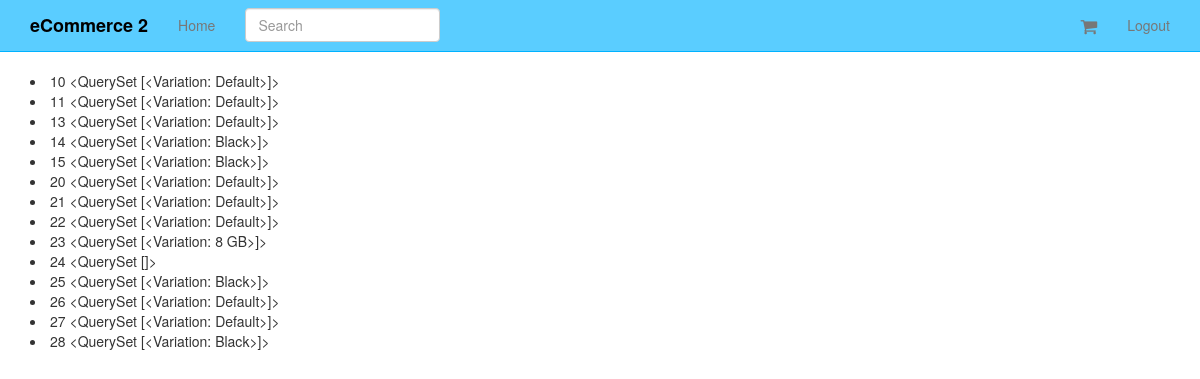
The page /orders/ (signed in) on the database as committed earlier.
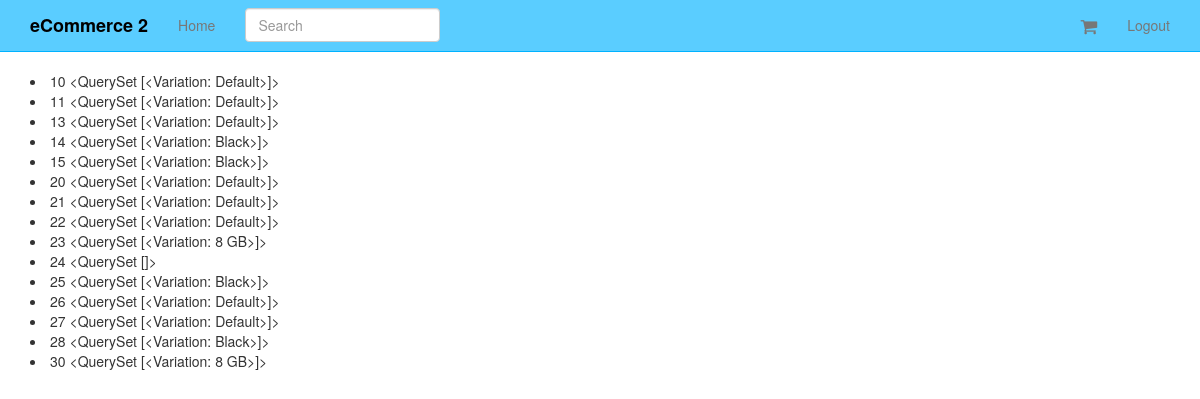
The same page on the database as committed later.
### orders/models.py (models this page shows, shortened)
class Order(models.Model):
	status = models.CharField(max_length=120, choices=ORDER_STATUS_CHOICES, default='created')
	cart = models.ForeignKey(Cart)
	user = models.ForeignKey(UserCheckout, null=True)
	billing_address = models.ForeignKey(UserAddress, related_name='billing_address', null=True)
	shipping_address = models.ForeignKey(UserAddress, related_name='shipping_address', null=True)
	shipping_total_price = models.DecimalField(max_digits=50, decimal_places=2, default=5.99)
	order_total = models.DecimalField(max_digits=50, decimal_places=2, )

### carts/models.py (models this page shows)
class Cart(models.Model):
	user = models.ForeignKey(settings.AUTH_USER_MODEL, null=True, blank=True)
	items = models.ManyToManyField(Variation, through=CartItem)
	timestamp = models.DateTimeField(auto_now_add=True, auto_now=False)
	updated = models.DateTimeField(auto_now_add=False, auto_now=True)
	subtotal = models.DecimalField(max_digits=50, decimal_places=2, default=25.00)
	tax_percentage  = models.DecimalField(max_digits=10, decimal_places=5, default=0.085)
	tax_total = models.DecimalField(max_digits=50, decimal_places=2, default=25.00)
	total = models.DecimalField(max_digits=50, decimal_places=2, default=25.00)
	def __unicode__(self):
		return str(self.id)
	def update_subtotal(self):
		print "updating..."
		subtotal = 0
		items = self.cartitem_set.all()
		for item in items:
			subtotal += item.line_item_total
		self.subtotal = "%.2f" %(subtotal)
		self.save()

### products/models.py (models this page shows, shortened)
class Variation(models.Model):
	product = models.ForeignKey(Product)
	title = models.CharField(max_length=120)
	price = models.DecimalField(decimal_places=2, max_digits=20)
	sale_price = models.DecimalField(decimal_places=2, max_digits=20, null=True, blank=True)
	active = models.BooleanField(default=True)
	inventory = models.IntegerField(null=True, blank=True) #refer none == unlimited amount
	def __unicode__(self):
		return self.title

### orders/views.py (the view)
# urls.py: url(r'^orders/$', OrderList.as_view(), name='orders'),
class OrderList(LoginRequiredMixin, ListView):
	queryset = Order.objects.all()
	def get_queryset(self):
		user_check_id = self.request.user.id
		user_checkout = UserCheckout.objects.get(id=user_check_id)
		return super(OrderList, self).get_queryset().filter(user=user_checkout)

### orders/mixins.py (called while the page is built)
	@method_decorator(login_required)
	def dispatch(self, request, *args, **kwargs):
		return super(LoginRequiredMixin, self).dispatch(request,*args, **kwargs)

### orders/templates/orders/order_list.html
{% extends "base.html" %}
{% block content %}
{% for object in object_list %}
<li>
{{ object.id }}
{{ object.cart.items.all }}
</li>
{% endfor %}
{% endblock %}

### templates/base.html (shortened to what this page needs)
{% load staticfiles %}
<!DOCTYPE html>
<html lang="en">
  <head>
    {% include 'head_css.html' %}
  </head>
  <body>
  {% include 'navbar.html' %}
    <div class="container">
            {% block content %}
            {% endblock %}
    </div>
  </body>
</html>

### templates/head_css.html
{% load staticfiles %}
    <link rel="stylesheet" href="//maxcdn.bootstrapcdn.com/font-awesome/4.3.0/css/font-awesome.min.css">
    <link href="{% static 'css/bootstrap.min.css' %}" rel="stylesheet">
    <link href="{% static 'css/navbar-static-top.css' %}" rel="stylesheet">
     <link href="{% static 'css/custom.css' %}" rel="stylesheet">

### templates/navbar.html (shortened to what this page needs)
   {% load staticfiles %}
    <nav class="navbar navbar-default navbar-static-top">
      <div class="container">
        <div class="navbar-header">
          <a class="navbar-brand" href="{% url 'home' %}">eCommerce 2</a>
        </div>
        <div id="navbar" class="navbar-collapse collapse">
          <ul class="nav navbar-nav">
            <li><a href="{% url 'home' %}">Home</a></li>
            <form class="navbar-form navbar-left" method="GET" role="search" action='{% url "products" %}'>
            <div class="form-group">
              <input type="text" class="form-control" placeholder="Search" name="q">
            </div>
          </form>
          </ul>
          <ul class="nav navbar-nav navbar-right">
          <li>
            <a href='{% url "cart" %}'><i class="fa fa-shopping-cart fa-navbar-cart"></i> </a>
          </li>
          {% if request.user.is_authenticated %}
            <li><a href="{% url 'auth_logout' %}">Logout</a></li>
            {% endif %}
          </ul>
        </div>
      </div>
    </nav>

### templates/javascript.html (shortened to what this page needs)
{% load staticfiles %}

### static_in_pro/our_static/css/navbar-static-top.css (style rules this page uses)
body { min-height: 1000px; }
.navbar-static-top { margin-bottom: 19px; background-color: #5ACDFF; border-color: #00B2FF; }
.navbar-default .navbar-brand { color: #000; font-weight: 900; }

### static_in_pro/our_static/css/custom.css (style rules this page uses)
.fa-navbar-cart { font-size: 18px; vertical-align: middle; }

Rows that differ between the two databases and show on the page:
added Order: id "30", cart.items.all "<QuerySet [<Variation: 8 GB>]>"
